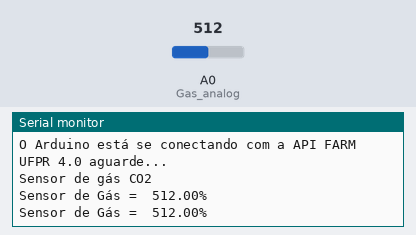
Bench run of a sketch on a simulated ESP8266 (NodeMCU). On the bench: the last lines printed to the serial monitor. Inputs (shaded band) come from the test bench; at power-on: A0 (Gas_analog) = 512. WiFi joins after 1.5 s; servers stay silent unless stated; uploads are accepted with an empty reply.

Above: at 3.4 s.
3.5 s: A0 (Gas_analog) set to 0
At 5.36 s:
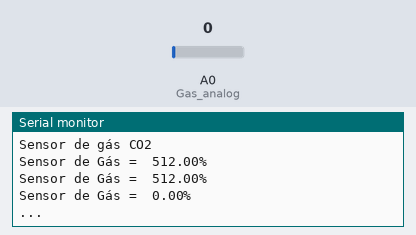
6.9 s: A0 (Gas_analog) set to 20
At 9.9 s:
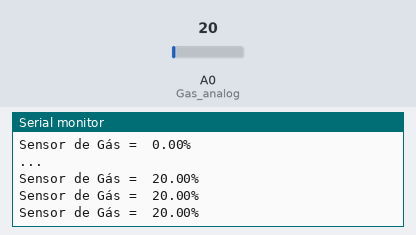
Timing chart, 0 to 11.4 s (numbered marks = the images above; inputs shaded):
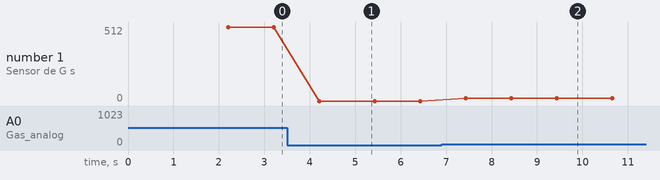

Measured:
- after the input at 3.5 s, the serial monitor: prints a new line after 0.71 s (image 1)
- after the input at 6.9 s, the serial monitor: prints a new line after 0.53 s (image 2)
- plotted number 1: 512 → 0 after the input at 3.5 s, 0 → 20 after the input at 6.9 s

The sketch:

02.ino
```cpp
#include <ESP8266WiFi.h>
#include <ESP8266HTTPClient.h>
#include <WiFiClient.h>


const char* ssid = "FIBRA-A066";
const char* password = "0Z48058288";

const char* serverName = "http://192.168.25.9:3333/sensores";

unsigned long lastTime = 0;

unsigned long timerDelay = 5000;


int Gas_analog = A0;
int Gas_digital = D1;

void setup() {
  Serial.begin(115200);

  WiFi.begin(ssid, password);
  Serial.println("Conectando");
  while(WiFi.status() != WL_CONNECTED) {
    delay(500);
    Serial.print(".");
  }
  Serial.println("");
  Serial.print("Arduino conectado no IP: ");
  Serial.println(WiFi.localIP());

  Serial.println("O Arduino está se conectando com a API FARM UFPR 4.0 aguarde...");

  Serial.begin(115200);
  pinMode(Gas_digital, INPUT);

  Serial.println("Sensor de gás CO2 \n\n");
  delay(700);
}

void loop() {

  float gassensorAnalog = analogRead(Gas_analog);
  //int gassensorDigital = digitalRead(Gas_digital);

  char buffer[1024];

    Serial.print("Sensor de Gás =  ");
    Serial.print(gassensorAnalog);
    Serial.print("%  \n");
    delay(1000);

    if(gassensorAnalog > 10){
       sprintf(buffer, "{\"user_id\":\"5fac2ad55a219835349cc97a\",\"ipArduino\":\"192.168.25.15\", \"tipoMedida1\":\"CO2\",\"unidadeMedida1\":\"%%\", \"modeloSensor\":\"MQ-2\",\"valor1\": %f}", gassensorAnalog);
    }else{
      Serial.print("... \n");
    }

  if ((millis() - lastTime) > timerDelay) {
    //Check WiFi connection status
    if(WiFi.status()== WL_CONNECTED){
      HTTPClient http;

      http.begin(serverName);

      http.addHeader("Content-Type", "application/json");

      int httpResponseCode = http.POST(buffer);
      Serial.println(httpResponseCode);

     Serial.print("Resposta da requisição HTTP: ");

       if(httpResponseCode == 200){

        Serial.println("API FARM UFPR 4.0 conectada...");
        Serial.println("Dados gravados com sucesso");
        Serial.println("------------------------------------------------------------------------------------");
        }

        if(httpResponseCode == 400){
          Serial.println("Requisição não enviada - gás não detectado");
          }

        else{
          Serial.println("API não conectada");
          Serial.println("Contate o administrador");
          Serial.println("------------------------------------------------------------------------------------");
        }

      http.end();
    }
    else {
      Serial.println("WiFi Desconectado");
    }
    lastTime = millis();
  }

}
```
